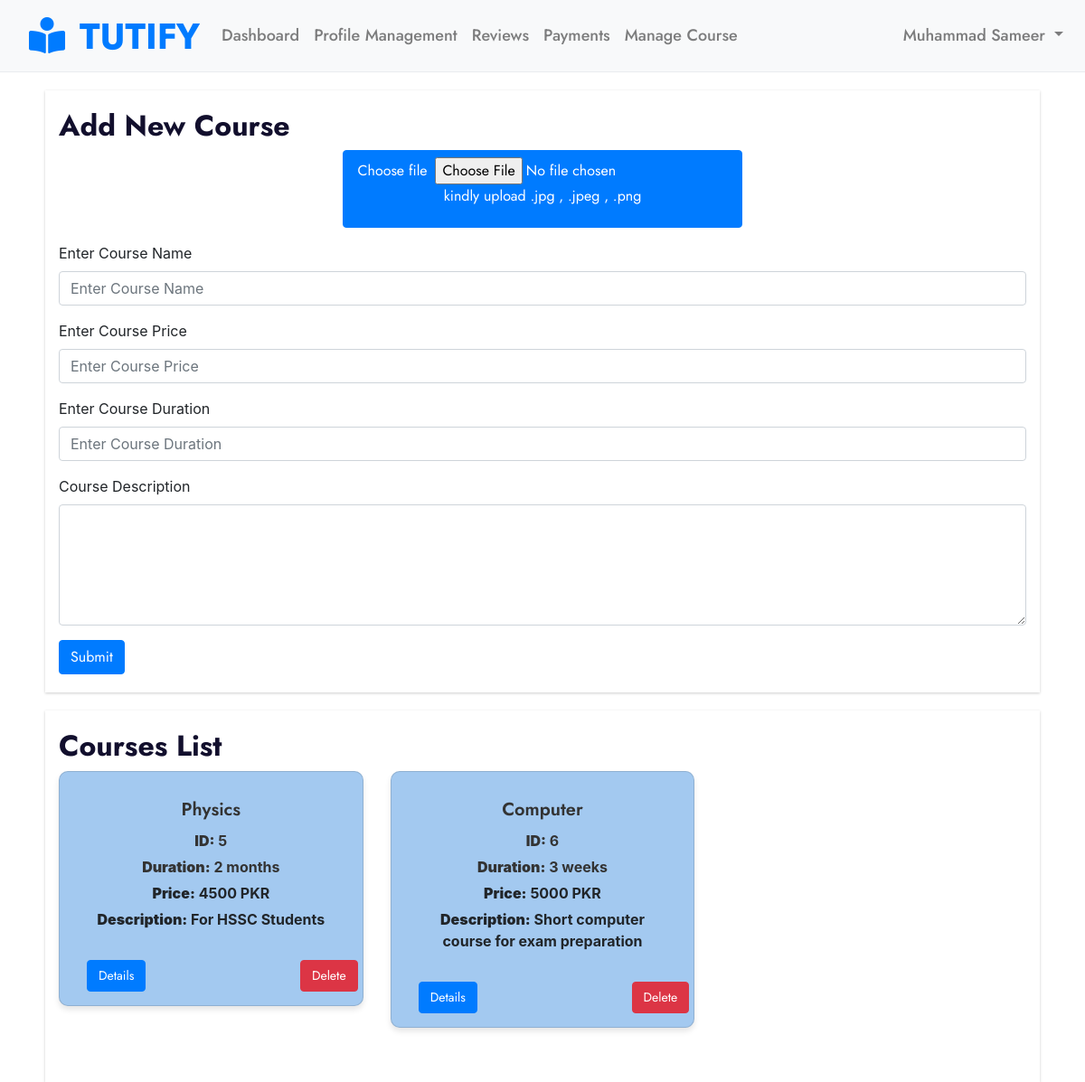
Screenshot of /tutor/addcourse.php (signed in) with the database file from the repository.
### tables this page shows
CREATE TABLE `course` (
  `course_name` varchar(255) NOT NULL,
  `course_id` int(255) NOT NULL,
  `course_intsructor` varchar(255) NOT NULL,
  `course_duration` varchar(255) NOT NULL,
  `course_price` int(255) NOT NULL,
  `course_description` varchar(255) NOT NULL,
  `instructor_id` int(255) NOT NULL,
  `course_image` varchar(255) NOT NULL
);

### tutor/addcourse.php (the view, shortened to what this page needs)
<!DOCTYPE html>
<html lang="en">
<head>
  <link rel="stylesheet" href="../css/addcourse.css">
</head>
<?php
 $user=$_SESSION['user_name'];
?>
<body>
  <?php include('./t_head.php'); ?>
  <?php include('./t_header.php'); ?>
  <div class="container col-md-11">
    <h2 >Add New Course</h2>
    <form action="addcourse.php" method="POST" enctype="multipart/form-data">
      <div class="form-group">
        <div class="d-flex justify-content-center">
          <div class="btn btn-primary btn-rounded">
            <label class="form-label text-white m-1" for="customFile1">Choose file</label>
            <input type="file" name="file" />
            <p> kindly upload .jpg , .jpeg , .png </p>
          </div>
        </div>
      </div>
      <div class="form-group">
        <label for="coursename">Enter Course Name</label>
        <input type="text" class="form-control" id="coursename" placeholder="Enter Course Name" name="coursename">
      </div>
      <div class="form-group">
        <label for="courseprice">Enter Course Price</label>
        <input type="text" class="form-control" id="courseprice" placeholder="Enter Course Price" name="courseprice" required>
      </div>
      <div class="form-group">
        <label for="courseduration">Enter Course Duration</label>
        <input type="text" class="form-control" id="courseduration" placeholder="Enter Course Duration" name="courseduration" required>
      </div>
      <div class="form-group">
        <label for="coursedescription">Course Description</label>
        <textarea class="form-control" id="coursedescription" rows="5" name="coursedescription" required ></textarea>
      </div>
      <button class="btn btn-primary" type="submit" name="submit" value="submit">Submit</button>
    </form>
  </div>
  <div class="container col-md-11">
  <h2>Courses List</h2>
  <div class="row">
    <?php
    include('../dbcon.php');
    $query = "SELECT * FROM course WHERE course_intsructor='$user'";
    $query_run = mysqli_query($con, $query);
    $course = mysqli_num_rows($query_run);
    if ($course > 0) {
      while ($row = mysqli_fetch_array($query_run)) {
    ?>
        <div class="col-md-4">
          <div class="card" style="background-color: #a3c9f0; border-radius: 10px; box-shadow: 0 4px 6px rgba(0, 0, 0, 0.1); margin-bottom: 40px; position: relative;">
            <div class="card-body">
              <h4 class="card-title" style="color: #333; font-size: 20px; font-weight: bold; margin-bottom: 10px;"><?php echo $row['course_name']; ?></h4>
              <p class="card-title" style="font-size: 16px; margin-bottom: 5px;"><b>ID:</b> <?php echo $row['course_id']; ?></p>
              <p class="card-title" style="font-size: 16px; margin-bottom: 5px;"><b>Duration:</b> <?php echo $row['course_duration']; ?></p>
              <p class="card-text" style="font-size: 16px; margin-bottom: 5px;"><b>Price:</b> <?php echo $row['course_price']; ?> PKR</p>
              <p class="card-text" style="font-size: 16px;"><b>Description:</b> <?php echo $row['course_description']; ?></p>
              <div class="btn-group" role="group" aria-label="Actions" style="position: absolute; bottom: 0; left: 3; margin-bottom: 15px;">
                <a href="course_content.php?course_id=<?php echo $row['course_id']; ?>" class="btn btn-primary" style="font-size: 14px;">Details</a>
              </div>
              <br><br>
              <div class="btn-group" role="group" aria-label="Actions" style="position: absolute; bottom: 0; right: 5px; margin-bottom: 15px;">
                <form action="delete_course.php" method="post">
                  <button type="submit" class="btn btn-danger" style="font-size: 14px;">Delete</button>
                </form>
              </div>
            </div>
          </div>
        </div>
    <?php
      }
    }
    ?>
  </div>
</div>
</body>
</html>

### css/addcourse.css (style rules this page uses)
body { background-color: #f4f4f4; font-family: Arial, sans-serif; font-size: 16px; }
.container { background-color: #fff; padding: 30px; margin-top: 10px; box-shadow: 0px 1px 3px rgba(0, 0, 0, 0.2); }
h2 { margin-top: 30px; margin-bottom: 20px; }
.form-group { margin-bottom: 20px; }
.form-control { width: 100%; padding: 10px; border: 1px solid #ccc; border-radius: 4px; font-size: 16px; }
textarea.form-control { resize: vertical; }
.btn { padding: 10px 20px; border-radius: 4px; font-size: 16px; cursor: pointer; }
.btn-primary { background-color: #2962FF; border-color: #2962FF; transition: background-color 0.3s, border-color 0.3s; color: #fff; }
.btn-danger { background-color: #D32F2F; border-color: #D32F2F; transition: background-color 0.3s, border-color 0.3s; color: #fff; }
.card { background-color: #f8f9fa; border-radius: 10px; box-shadow: 0 4px 6px rgba(0, 0, 0, 0.1); margin-bottom: 20px; position: relative; }
.card-body { padding: 20px; }
.card-title { color: #333; font-size: 20px; font-weight: bold; margin-bottom: 10px; }
.card-text { font-size: 16px; margin-bottom: 5px; }
.btn-group { position: absolute; bottom: 0; margin-bottom: 15px; }
.btn-group .btn { font-size: 14px; }

### css/t_dash_style.css (style rules this page uses)
body { background-color: #f4f4f4; font-family: Arial, sans-serif; font-size: 16px; }
.container { background-color: #fff; padding: 20px; margin-top: 20px; align-items: center; box-shadow: 0px 1px 3px rgba(0, 0, 0, 0.2); animation: fadeIn 0.5s ease-in-out; }
.card-title { font-size: 25px; font-weight: bold; text-align: center; margin-bottom: 10px; }
.card-text { font-size: 15px; margin-bottom: 5px; text-align: center; font-weight: bold; }
.btn { border-radius: 0; }
.btn-primary { background-color: #2962FF; border-color: #2962FF; transition: background-color 0.3s, border-color 0.3s; }
.btn-danger { background-color: #D32F2F; border-color: #D32F2F; transition: background-color 0.3s, border-color 0.3s; }
.card-body { margin: 10px; }

### css/nav_style.css (style rules this page uses)
body { background-color: #ffffff; font-family: Arial, sans-serif; }
.card-title { font-weight: bold; margin-bottom: 10px; }

### rows the page displays
course: course_name "Physics", course_id "5", course_duration "2 months", course_price "4500", course_description "For HSSC Students"
course: course_name "Computer", course_id "6", course_duration "3 weeks", course_price "5000", course_description "Short computer course for exam preparation"

### other values shown
$_SESSION["user_name"] "Muhammad Sameer"
